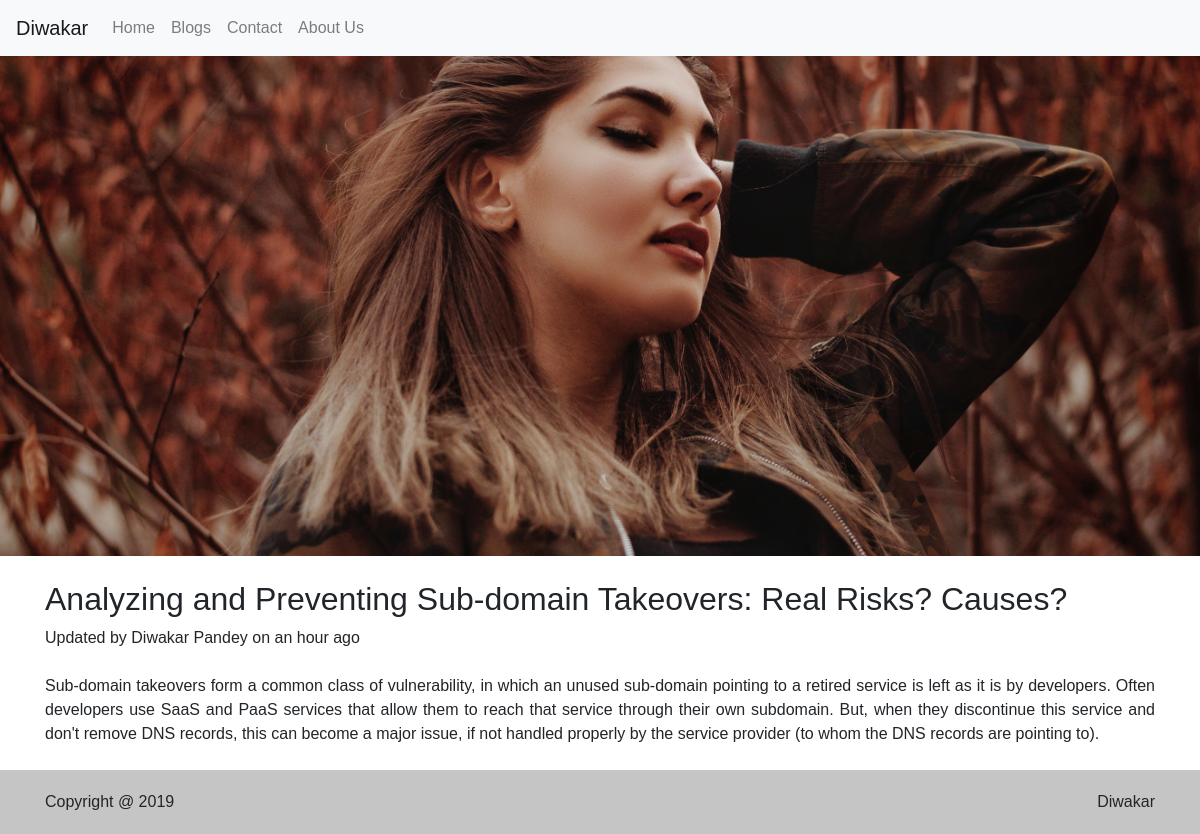
Screenshot of /blogs/2 with the database file from the repository.
### blog/models.py (models this page shows, shortened)
class Blog(models.Model):
    title = models.CharField(max_length=100)
    body = models.TextField()
    content = HTMLField(default="No content")
    cover_image = models.ImageField(upload_to="blogs", default="static/default_blog.jpg")
    created_date = models.DateTimeField(auto_now=True)
    created_by = models.ForeignKey(User, on_delete=models.SET_NULL, null=True)

### blog/views.py (the view)
# urls.py: path('<int:id>', blog_detail, name="blog_detail")
def blog_detail(request, id):
    context = {
        'blog': Blog.objects.get(pk=id)
    }
    return render(request, 'blog/blog_detail.html', context)

### blog/templates/blog/blog_detail.html (shortened to what this page needs)
{% extends 'blog/base/base.html' %}
{% load static %}
{% load humanize %}
{% block content %}
<div class="cover-image">
</div>
<div class="container">
    <div class="mt-4 mb-4">
        <h2>{{ blog.title }}</h2>
        <p>Updated by {{ blog.created_by.first_name }} {{ blog.created_by.last_name }} on {{ blog.created_date|naturaltime }}</p>
    </div>
    <div class="row">
        <div class="col-md-12">
            <div class="body mb-4">
                {{ blog.content|safe }}
            </div>
        </div>
    </div>
</div>
{% endblock %}

### blog/templates/blog/base/base.html (style rules this page uses)
body { font-family: Arial, Helvetica, sans-serif; }

### rows the page displays
Blog: title "Analyzing and Preventing Sub-domain Takeovers: Real Risks? Causes?", created_by.first_name "Diwakar", created_by.last_name "Pandey", created_date "an hour ago", content "Sub-domain takeovers form a common class of vulnerability, in which an unused sub-domain pointing to a retired service is left as it is by developers. Often developers use SaaS and PaaS services that allow them to reach that service through their own subdomain. But, when they discontinue this service and don't remove DNS records, this can become a major issue, if not handled properly by the service provider (to whom the DNS records are pointing to)."
